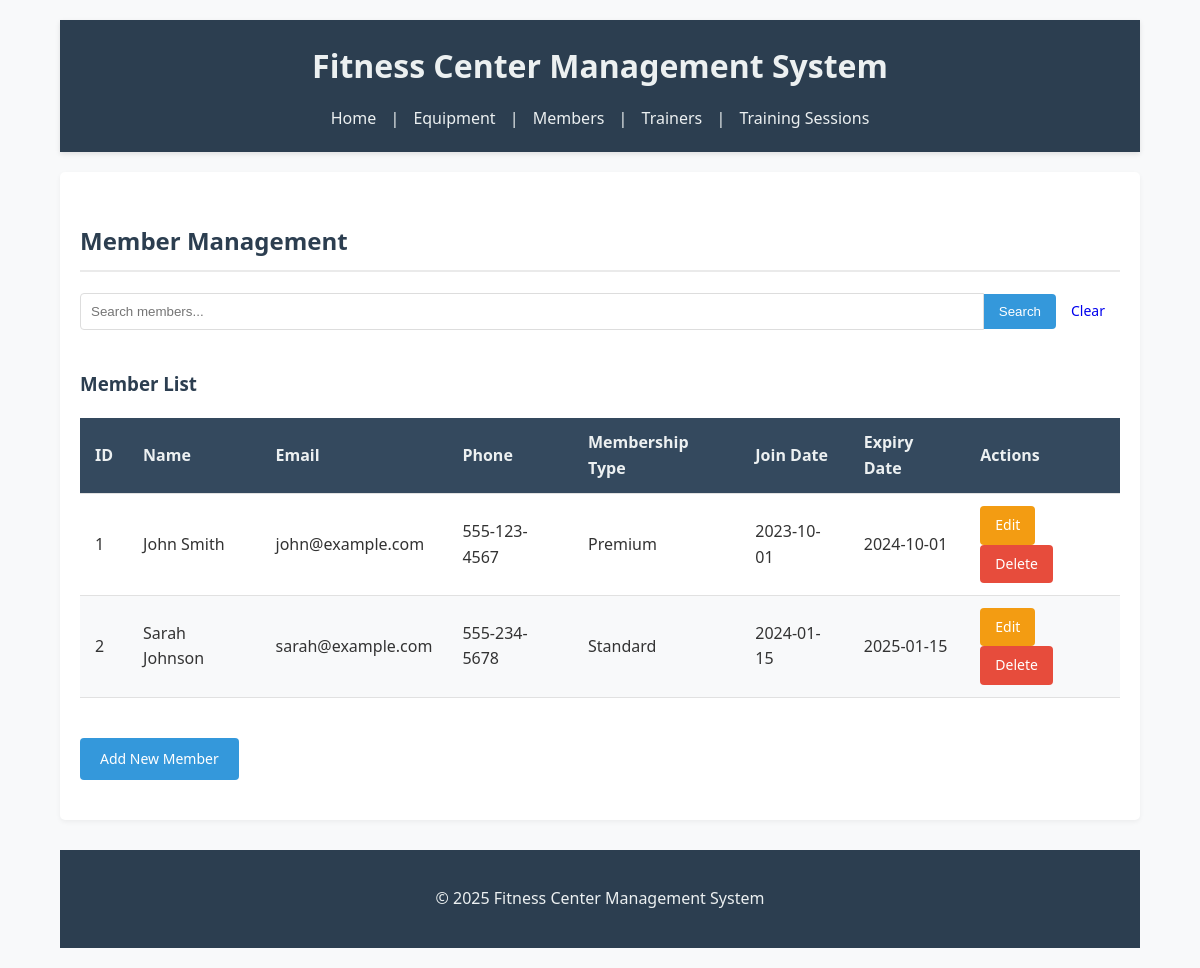
The page /?page=members on the database its author committed.
### tables this page shows
CREATE TABLE members (
    id INT AUTO_INCREMENT PRIMARY KEY,
    name VARCHAR(100) NOT NULL,
    email VARCHAR(100) UNIQUE,
    phone VARCHAR(15),
    membership_type ENUM('Basic', 'Standard', 'Premium') DEFAULT 'Basic',
    join_date DATE NOT NULL,
    expiry_date DATE NOT NULL
);

### config/db.php (called while the page is built, shortened)
<?php
class Database {
    private $host = "localhost";
    private $username = "root";
    private $password = "";
    private $dbname = "db_fitness";
    public function __construct() {
        try {
            $this->conn = new PDO("mysql:host=$this->host;dbname=$this->dbname", $this->username, $this->password);
        } catch (PDOException $e) {
            echo "Connection failed: " . $e->getMessage();
        }
    }
}
?>

### class/Member.php (called while the page is built, shortened)
<?php
require_once 'config/db.php';
class Member {
    private $db;
    public function __construct() {
        $this->db = (new Database())->conn;
    }
    public function getAllMembers() {
        $stmt = $this->db->query("SELECT * FROM members ORDER BY id");
        return $stmt->fetchAll(PDO::FETCH_ASSOC);
    }
}
?>

### view/members.php (the view, shortened to what this page needs)
<h2>Member Management</h2>
<form method="GET" class="search-form">
    <input type="text" name="search" placeholder="Search members..." value="<?= isset($_GET['search']) ? htmlspecialchars($_GET['search']) : '' ?>">
    <button type="submit">Search</button>
    <a href="?page=members" class="button">Clear</a>
</form>
<div class="table-container">
    <h3>Member List</h3>
    <table>
        <thead>
            <tr>
                <th>ID</th>
                <th>Name</th>
                <th>Email</th>
                <th>Phone</th>
                <th>Membership Type</th>
                <th>Join Date</th>
                <th>Expiry Date</th>
                <th>Actions</th>
            </tr>
        </thead>
        <tbody>
            <?php if(empty($membersList)): ?>
                <tr>
                    <td colspan="8" class="no-data">No members found.</td>
                </tr>
            <?php else: ?>
                <?php
                    usort($membersList, function ($a, $b) {
                        return $a['id'] <=> $b['id'];
                    });
                    ?>
                <?php foreach($membersList as $member): ?>
                <tr>
                    <td><?= $member['id'] ?></td>
                    <td><?= htmlspecialchars($member['name']) ?></td>
                    <td><?= htmlspecialchars($member['email']) ?></td>
                    <td><?= htmlspecialchars($member['phone']) ?></td>
                    <td><?= $member['membership_type'] ?></td>
                    <td><?= $member['join_date'] ?></td>
                    <td><?= $member['expiry_date'] ?></td>
                    <td>
                        <a href="?page=members&action=edit&id=<?= $member['id'] ?>" class="button edit">Edit</a>
                        <a href="?page=members&action=delete&id=<?= $member['id'] ?>" class="button delete" onclick="return confirm('Are you sure you want to delete this member?')">Delete</a>
                    </td>
                </tr>
                <?php endforeach; ?>
            <?php endif; ?>
        </tbody>
    </table>
</div>
<?php if(isset($_GET['action']) && ($_GET['action'] == 'add' || $_GET['action'] == 'edit')): ?>
    <?php
    $isEdit = $_GET['action'] == 'edit';
    $formTitle = $isEdit ? 'Edit Member' : 'Add New Member';
    $memberData = $isEdit && isset($editMember) ? $editMember : null;
    ?>
    <div class="form-container">
        <h3><?= $formTitle ?></h3>
        <form method="POST">
            <?php if($isEdit): ?>
                <input type="hidden" name="id" value="<?= $memberData['id'] ?>">
            <?php endif; ?>
            <div class="form-group">
                <label for="name">Name:</label>
                <input type="text" id="name" name="name" required
                       value="<?= $isEdit ? htmlspecialchars($memberData['name']) : '' ?>">
            </div>
            <div class="form-group">
                <label for="email">Email:</label>
                <input type="email" id="email" name="email" required
                       value="<?= $isEdit ? htmlspecialchars($memberData['email']) : '' ?>">
            </div>
            <div class="form-group">
                <label for="phone">Phone:</label>
                <input type="text" id="phone" name="phone" required
                       value="<?= $isEdit ? htmlspecialchars($memberData['phone']) : '' ?>">
            </div>
            <div class="form-group">
                <label for="membership_type">Membership Type:</label>
                <select id="membership_type" name="membership_type" required>
                    <option value="Basic" <?= $isEdit && $memberData['membership_type'] == 'Basic' ? 'selected' : '' ?>>Basic</option>
                    <option value="Standard" <?= $isEdit && $memberData['membership_type'] == 'Standard' ? 'selected' : '' ?>>Standard</option>
                    <option value="Premium" <?= $isEdit && $memberData['membership_type'] == 'Premium' ? 'selected' : '' ?>>Premium</option>
                </select>
            </div>
            <div class="form-group">
                <label for="join_date">Join Date:</label>
                <input type="date" id="join_date" name="join_date" required
                       value="<?= $isEdit ? $memberData['join_date'] : date('Y-m-d') ?>">
            </div>
            <div class="form-group">
                <label for="expiry_date">Expiry Date:</label>
                <input type="date" id="expiry_date" name="expiry_date" required
                       value="<?= $isEdit ? $memberData['expiry_date'] : date('Y-m-d', strtotime('+1 year')) ?>">
            </div>
            <div class="form-buttons">
                <button type="submit" name="<?= $isEdit ? 'update_member' : 'add_member' ?>" class="button submit">
                    <?= $isEdit ? 'Update Member' : 'Add Member' ?>
                </button>
                <a href="?page=members" class="button cancel">Cancel</a>
            </div>
        </form>
    </div>
<?php else: ?>
    <div class="add-new">
        <a href="?page=members&action=add" class="button add">Add New Member</a>
    </div>
<?php endif; ?>

### style.css (style rules this page uses)
body { font-family: 'Segoe UI', Tahoma, Geneva, Verdana, sans-serif; line-height: 1.6; color: #333; margin: 0; padding: 0; background-color: #f8f9fa; }
h1, h2, h3 { font-weight: 600; color: #2c3e50; }
h2 { border-bottom: 2px solid #eaeaea; padding-bottom: 10px; margin-top: 30px; }
.table-container { margin: 20px 0; overflow-x: auto; }
table { width: 100%; border-collapse: collapse; margin-bottom: 20px; }
th, td { padding: 12px 15px; text-align: left; border-bottom: 1px solid #e1e1e1; }
th { background-color: #34495e; color: #ecf0f1; font-weight: 600; }
tr:nth-child(even) { background-color: #f8f9fa; }
.search-form { margin: 20px 0; display: flex; align-items: center; }
.search-form input[type="text"] { flex: 1; padding: 10px; border: 1px solid #ddd; border-radius: 4px 0 0 4px; }
.search-form button { padding: 10px 15px; background-color: #3498db; color: white; border: none; border-radius: 0 4px 4px 0; cursor: pointer; }
.button { display: inline-block; padding: 8px 15px; border: none; border-radius: 4px; text-decoration: none; font-size: 14px; font-weight: 500; cursor: pointer; transition: background-color 0.3s; }
.button.add { background-color: #3498db; color: white; padding: 10px 20px; }
.button.edit { background-color: #f39c12; color: white; }
.button.delete { background-color: #e74c3c; color: white; }
.add-new { margin: 20px 0; }

### rows shown on the page
members: id "1", name "John Smith", email "john@example.com", phone "555-123-4567", membership_type "Premium", join_date "2023-10-01", expiry_date "2024-10-01"
members: id "2", name "Sarah Johnson", email "sarah@example.com", phone "555-234-5678", membership_type "Standard", join_date "2024-01-15", expiry_date "2025-01-15"
